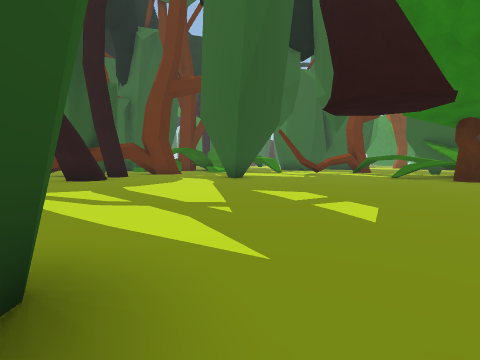
view 1 (above)

24 first-person views from a walk through a 3-D level made in the Unity game engine. The camera is 1.2 m above the floor, tilts 4° down and sees 85° across. The floor is counted in squares, 2 m on a side. Each view is taken from the middle of a square. On the plan, view 1 faces up. The plan holds only what a view shows up to about 9 squares ahead; the rest is blank. The place goes on beyond the plan.

view 2
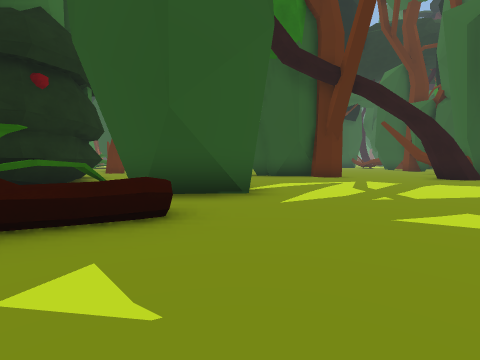

view 3
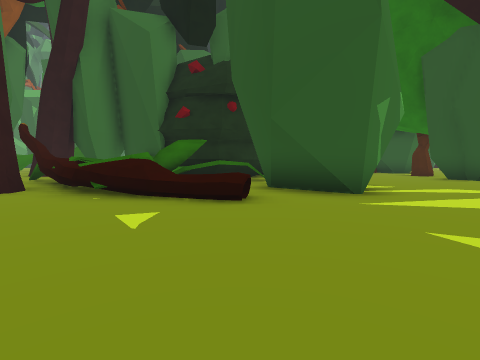

view 4
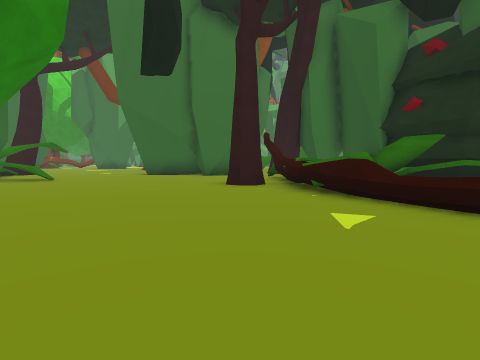

view 5
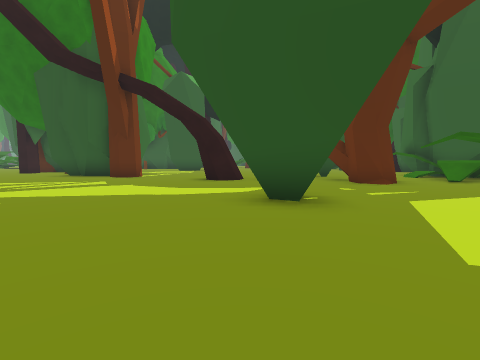

view 6
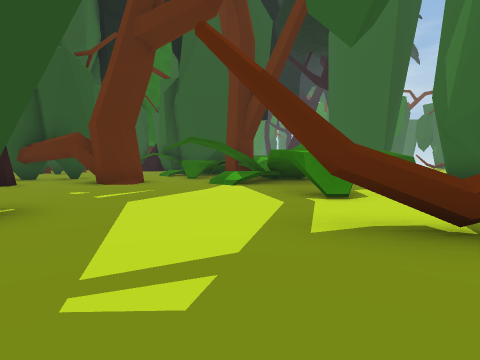

view 7
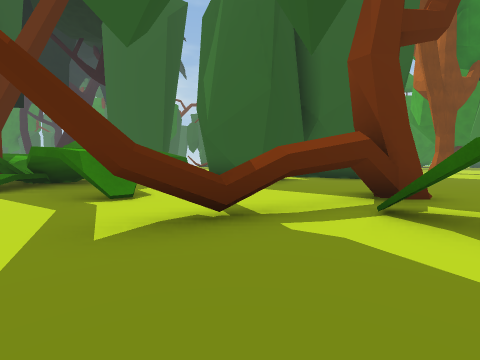

view 8
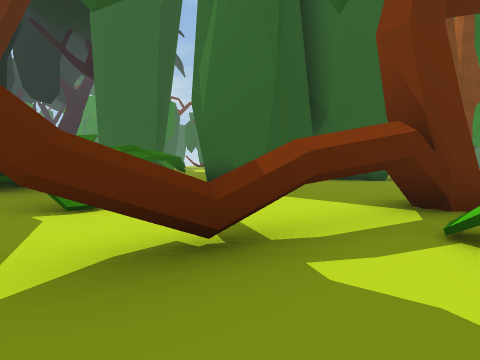

view 9
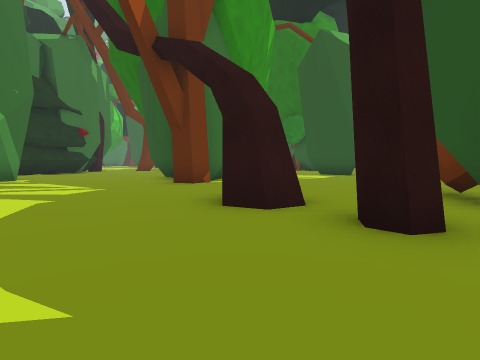

view 10
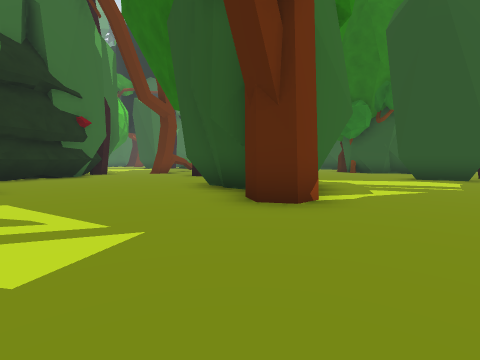

view 11
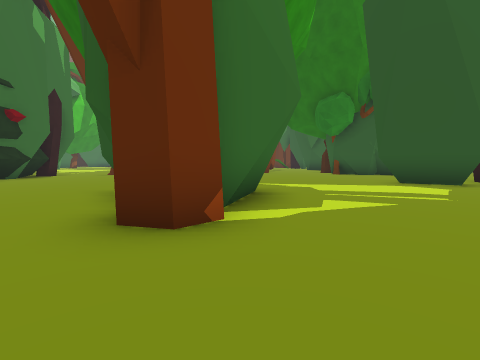

view 12
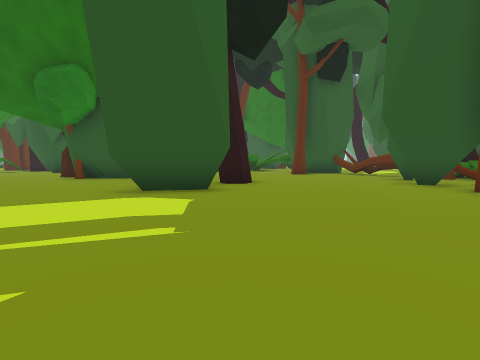

view 13
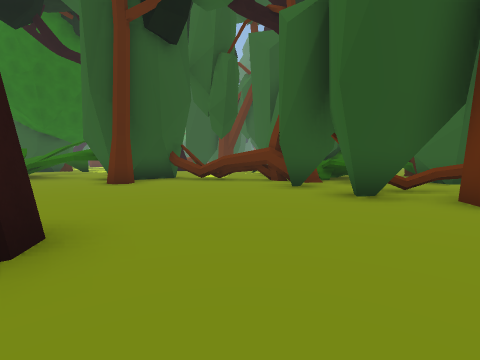

view 14
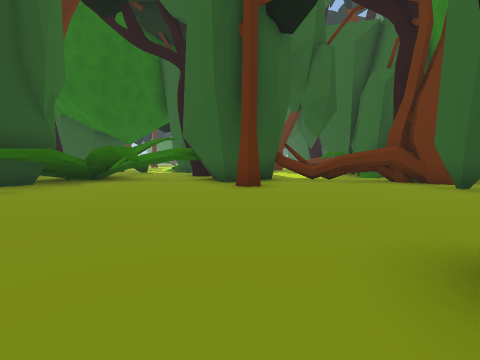

view 15
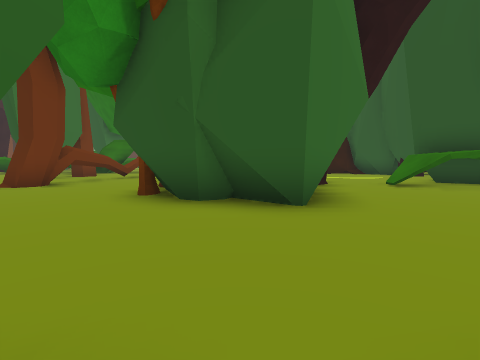

view 16
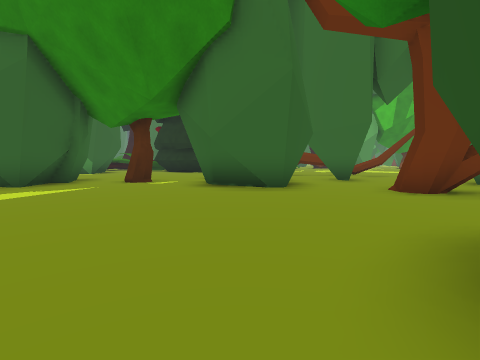

view 17
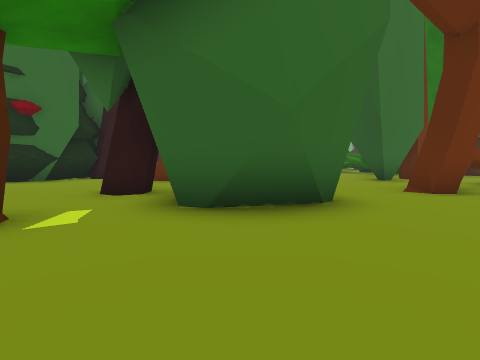

view 18
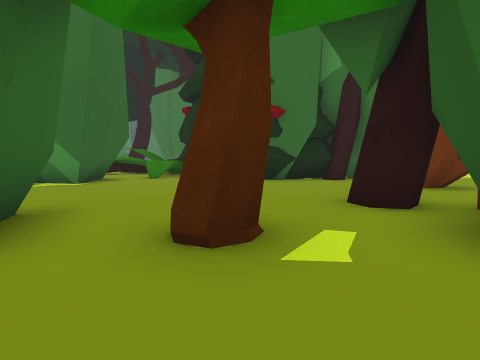

view 19
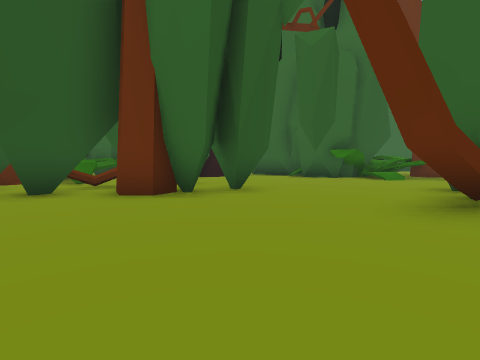

view 20
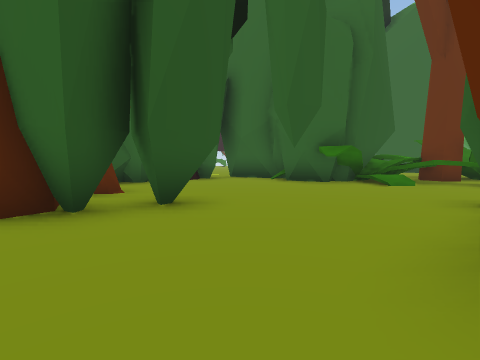

view 21
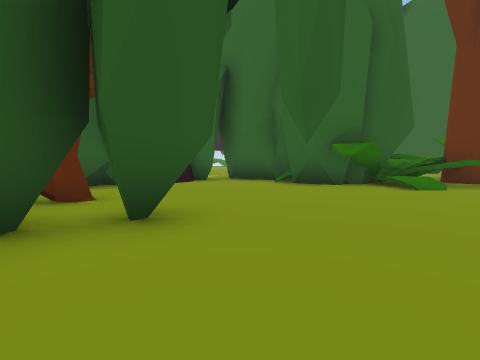

view 22
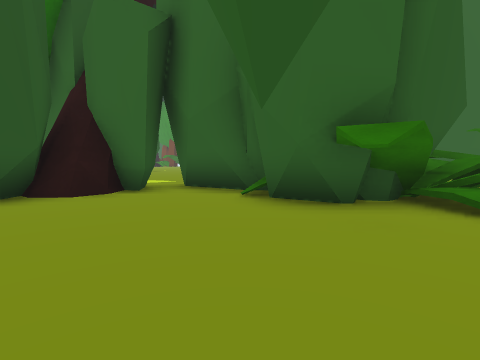

view 23
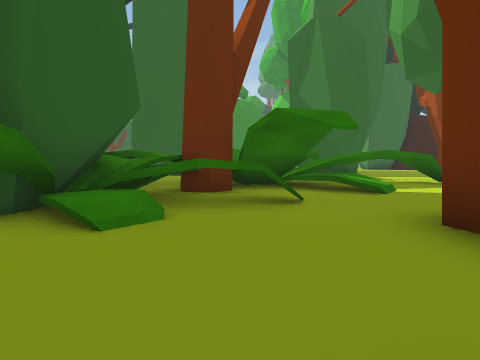

view 24
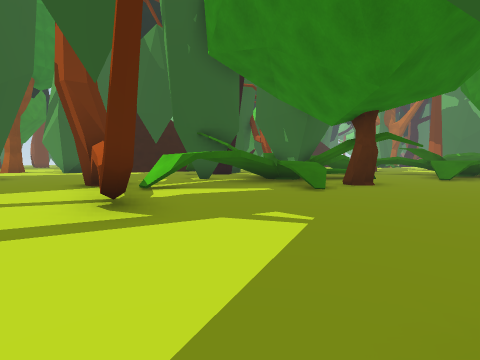

### Floor plan
Key: @ floor where view 1 was taken; # wall or solid block; x gap in a wall; . main floor; : floor 1.75 m higher than the main floor; / step, stairs or slope; = window, fence, low wall or low ledge; ^ raised ledge; v drop or lower ground; T tree; H thing the floor can be seen under or through.
Columns run from 25 left of view 1 to 10 right of it. Each row starts with its distance up from view 1.
 19              #####  #//     #    #.
 18             ###..####T///   ###.....
 17           ###....### TT////   ......
 16            #......####./=//.. ......
 15            ......#.....///:/.......
 14      .### ..#.............//..HHH.
 13     .^#.##.=#.#......#......#^H= ..
 12    ##^..#.##T##...####.........H  #
 11    ##.............#.............:
 10   ##.#..........#^#.#....#...../v
  9   ..................x....#..... ##
  8  ##.................#...........#/
  7  #.......#......................../
  6  ##........#.......................
  5  ##.......###......................
  4 .. ...##........##TT..........   .#
  3 ....   ##.......###...........
  2  ..    ##.......###............
  1        #T..............##.......
  0         ....##........###@=......
 -1        .....# H........##..=......
 -2       ...#..# HH.......x.  #.......
 -3       .###...  ........## ##........
 -4        #....#.......####=  =.#......
 -5        ..#..  .. ..##      #. ......
 -6        T##     # .##       #. ......

Positions as (right, up) in squares from view 1, and headings:
1: (0, 0), facing up
2: (4, 1), facing left
3: (4, 3), facing down-left
4: (4, 3), facing down
5: (4, 9), facing left
6: (4, 10), facing up-left
7: (4, 10), facing up
8: (4, 11), facing up
9: (-2, 11), facing down-left
10: (-3, 7), facing down-left
11: (-5, 7), facing down-left
12: (-8, 7), facing left
13: (-13, 7), facing up-left
14: (-16, 5), facing up-left
15: (-15, 6), facing down-left
16: (-17, 4), facing down-right
17: (-12, 3), facing down
18: (-11, 2), facing down-right
19: (-11, 7), facing up
20: (-10, 9), facing up
21: (-10, 10), facing up
22: (-9, 13), facing up
23: (-7, 13), facing up-right
24: (0, 11), facing right
